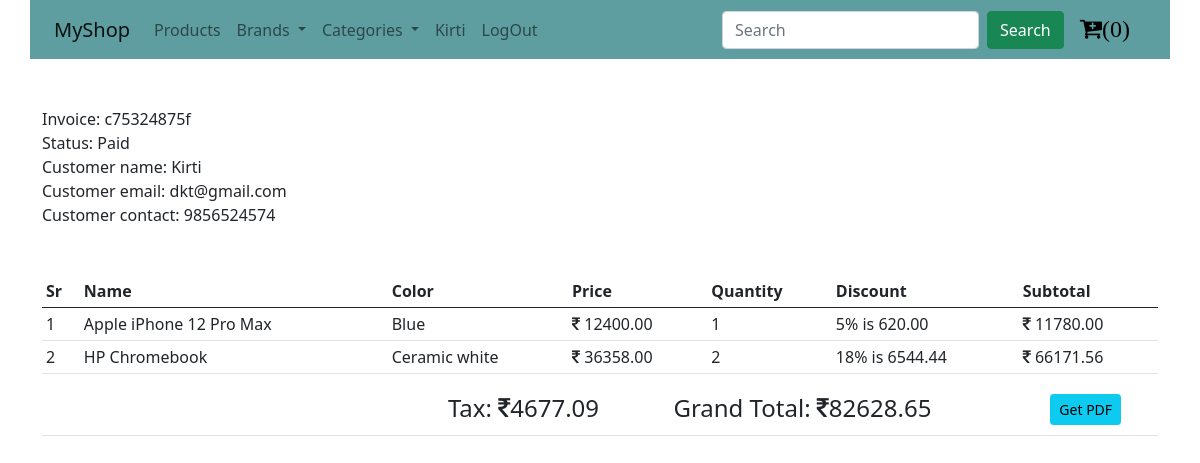
/orders/90a14f20b7 (signed in), run on the app's committed database.
### shop/customers/model.py (models this page shows, shortened)
class Register(db.Model, UserMixin):
    id = db.Column(db.Integer, primary_key= True)
    name = db.Column(db.String(50), unique= False)
    username = db.Column(db.String(50), unique= True)
    email = db.Column(db.String(50), unique= True)
    password = db.Column(db.String(200), unique= False)
    country = db.Column(db.String(50), unique= False)
    city = db.Column(db.String(50), unique= False)
    contact = db.Column(db.String(50), unique= False)
    address = db.Column(db.String(50), unique= False)
    zipcode = db.Column(db.String(50), unique= False)
    profile = db.Column(db.String(200), unique= False , default='profile.jpg')
    date_created = db.Column(db.DateTime, nullable=False, default=datetime.utcnow)

class CustomerOrder(db.Model):
    id=db.Column(db.Integer, primary_key= True)
    invoice=db.Column(db.String(20), unique= True, nullable=False)
    status=db.Column(db.String(20), default="Panding", nullable=False)
    customer_id=db.Column(db.Integer, unique= False, nullable=False)
    date_created = db.Column(db.DateTime, nullable=False, default=datetime.utcnow)
    orders=db.Column(JsonEncodedDict)

### shop/customers/route.py (the view)
@app.route('/orders/<invoice>')
@login_required
def orders(invoice):
    if current_user.is_authenticated:
        grandTotal = 0
        subTotal = 0
        customer_id = current_user.id
        customer = Register.query.filter_by(id=customer_id).first()
        orders = CustomerOrder.query.filter_by(
            customer_id=customer_id).order_by(CustomerOrder.id.desc()).first()
        for _key, product in orders.orders.items():
            discount = (product['discount']/100) * float(product['price'])
            subTotal += float(product['price']) * int(product['stock'])
            subTotal -= discount
            tax = ("%.2f" % (.06*float(subTotal)))
            grandTotal = ("%.2f" % (1.06* float(subTotal)))
    else:
        return redirect(url_for('customerLogin'))
    return render_template('customer/order.html', invoice=invoice, tax=tax, subTotal=subTotal, grandTotal=grandTotal, customer=customer, orders=orders,brands=brands(),cat=cat())

### shop/customers/model.py (called while the page is built)
@login_manager.user_loader
def user_loader(user_id):
    return Register.query.get(user_id)

    def process_result_value(self,value,dialect):
        if value is None:
            return {}
        else:
            return json.loads(value)

### shop/customers/route.py (called while the page is built)
def brands():
    brands=Brand.query.join(Addproducts,(Brand.id==Addproducts.brand_id)).all()
    return brands

def cat():
    cat=Category.query.join(Addproducts,(Category.id==Addproducts.category_id)).all()
    return cat

### shop/templates/customer/order.html (shortened to what this page needs)
{% extends 'layout.html' %}
{% block content %}
{% include "navbar.html" %}
<link rel="stylesheet" href="https://cdnjs.cloudflare.com/ajax/libs/font-awesome/4.7.0/css/font-awesome.min.css">
<div class="container mt-5">
    <div class="row">
        <div class="col-md-12">
            Invoice: {{orders.invoice}}<br>
            Status: {{orders.status}}<br>
            Customer name: {{customer.name}}<br>
            Customer email: {{customer.email}}<br>
            Customer contact: {{customer.contact}}<br>
            <br><br>
            <table class="table table-sm">
                <thead>
                    <th>Sr</th>
                    <th>Name</th>
                    <th>Color</th>
                    <th>Price</th>
                    <th>Quantity</th>
                    <th>Discount</th>
                    <th>Subtotal</th>
                </thead>
                <tbody>
                    {% for key, product in orders.orders.items()  %}
                    {% set discount =(product.discount/100) * product.price|float %}
                    <tr>
                        <td>{{loop.index}}</td>
                        <td>{{product.name}}</td>
                        <form action="{{url_for('updatecart',code=key)}}" method="post">
                            <td>{{product.color| capitalize}}</td>
                            <td><i class="fa fa-inr"></i> {{"%.2f"|format(product.price)}}</td>
                            <td>{{product.stock}}</td>
                            {% if product.discount %}
                                <td>{{product.discount}}%&nbsp;is {{"%.2f"|format(discount)}}</td>
                            {% else %}
                            <td></td>
                            {% endif %}
                            {% set subTotal=product.stock|int * product.price|float %}
                            <td><i class="fa fa-inr"></i> {{"%0.2f"|format((subTotal|float)- discount|float)}}</td>
                        </form>
                    </tr>
                    {% endfor %}
                </tbody>
            </table>
            <table class="table table-sm">
                <tr>
                    <td>
                    </td>
                    <td width="35%"></td>
                    <td colspan="3"><h4>Tax: <i class="fa fa-inr"></i>{{tax}}</h4></td>
                    <td colspan="4"><h4>Grand Total: <i class="fa fa-inr"></i>{{grandTotal}}</h4></td>
                    <td>
                        <form action="{{url_for('get_pdf',invoice=orders.invoice)}}" method="post">
                             <button type="submit" class="btn btn-sm btn-info float-right mr-4">Get PDF</button>
                        </form>
                    </td>
                </tr>
            </table>
        </div>
    </div>
</div>
{% endblock content%}

### shop/templates/navbar.html (shortened to what this page needs)
<div class="container" style="background-color: cadetblue;">
    <nav class="navbar navbar-expand-lg navbar-light">
        <div class="container-fluid">
          <a class="navbar-brand" href="/">MyShop</a>
          <div class="collapse navbar-collapse" id="navbarSupportedContent">
            <ul class="navbar-nav me-auto mb-2 mb-lg-0">
              <li class="nav-item">
                <a class="nav-link" href="/">Products</a>
              </li>
              <li class="nav-item dropdown">
                <a class="nav-link dropdown-toggle" href="#" id="navbarDropdown" role="button" data-bs-toggle="dropdown" aria-expanded="false">
                  Brands
                </a>
              </li>
              <li class="nav-item dropdown">
                <a class="nav-link dropdown-toggle" href="#" id="navbarDropdown" role="button" data-bs-toggle="dropdown" aria-expanded="false">
                  Categories
                </a>
              </li>
              {% if current_user.is_authenticated %}
              <li class="nav-item">
                <a href="{{url_for('customer_logout')}}" class="nav-link">{{current_user.name}}</a>
              </li>
              <li class="nav-item">
                <a href="{{url_for('customer_logout')}}" class="nav-link">LogOut</a>
              </li>
              {% endif %}
            </ul>
            <form class="d-flex" action="{{url_for('result')}}">
              <input class="form-control me-2" type="search" placeholder="Search" aria-label="Search" name="q">
              <button class="btn btn-success" type="submit">Search</button>
            </form>
              <a class="nav-link" href="{{url_for('getCart')}}" tabindex="-1"><i class="fa fa-cart-plus"style="font-size:24px;color:black">({{ session['ShopingCart']|length }})</i></a>
          </div>
        </div>
      </nav>
    </div>

### data on the page
Register: name "Kirti", email "dkt@gmail.com", contact "9856524574"
CustomerOrder: invoice "c75324875f", status "Paid"

### other printed values
{{ session['ShopingCart']|length }} "0"
{{ product.name }} "Apple iPhone 12 Pro Max" "HP Chromebook"
{{ product.color| capitalize }} "Blue" "Ceramic white"
{{ "%.2f"|format(product.price) }} "12400.00" "36358.00"
{{ product.stock }} "1" "2"
{{ product.discount }} "5" "18"
{{ "%.2f"|format(discount) }} "620.00" "6544.44"
{{ "%0.2f"|format((subTotal|float)- discount|float) }} "11780.00" "66171.56"
{{ tax }} "4677.09"
{{ grandTotal }} "82628.65"
